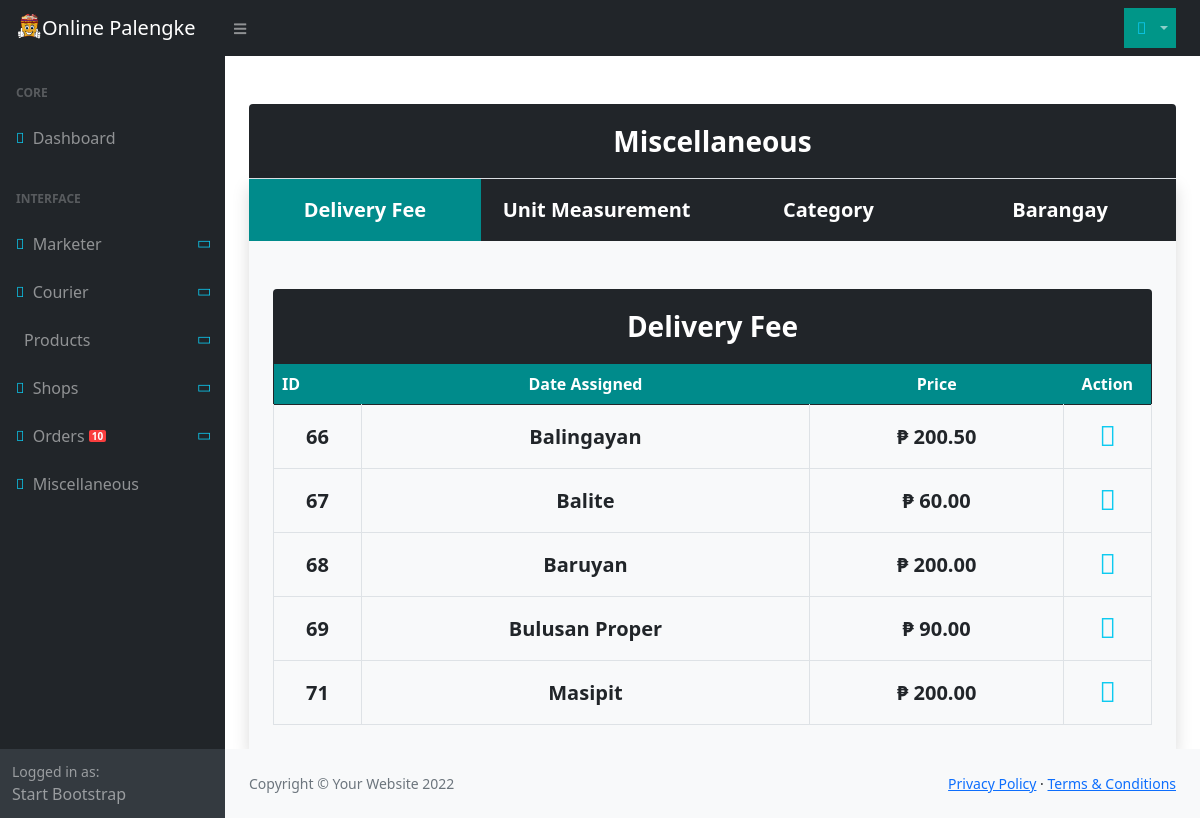
The app's page /Admin/Miscellaneous/delivery-fee (signed in) with its own data.
### tables this page shows
CREATE TABLE IF NOT EXISTS `tbl_barangay` (
  `brgy_id` int NOT NULL AUTO_INCREMENT,
  `brgy_name` varchar(30) NOT NULL,
  `delivery_fee` double NOT NULL,
  PRIMARY KEY (`brgy_id`)
);

### app/controllers/Admin.php (called while the page is built, shortened)
<?php
class Admin extends Controller
{
    public function __construct()
    {
        $this->call->helper(['form', 'alert']);
        $this->call->model('M_admin');
        $this->call->model('upload');
    }
    public function Miscellaneous($mode = ' ', $selected = 'all')
    {
        $data['transaction'] = $this->M_admin->notif_transaction();
        if (strtolower($mode) == 'delivery-fee') {
            $data['deliveryFees'] = $this->M_admin->getDeliveryFee();
            $this->call->view('admin/delivery-fee', $data);
        }
    }
}

### scheme/kernel/Router.php (called while the page is built, shortened)
<?php
class Router
{
	protected $uri_string = '';
	private $route = array();
	public function __construct() {
		$this->route = route_config();
	}
	public function remap_url($url, $route)
    {
        return $this->uri_string;
    }
	public function parse_url()
	{
		$this->uri_string = trim(str_replace($_SERVER['SCRIPT_NAME'], '', $_SERVER['PHP_SELF']), '/');
		$this->url = explode('/', $this->remap_url(filter_var($this->uri_string, FILTER_SANITIZE_URL), $this->route));
		return $this->url;
	}
	public function initiate()
	{
		$this->controller = config_item('default_controller');
		$this->method = config_item('default_method');
		$segments = $this->parse_url();
		if(isset($segments[0]) && !empty($segments[0]))
		{
			if($this->route['translate_uri_dashes'] == TRUE)
				$this->controller = str_replace('-', '_', ucfirst($segments[0]));
			else
				$this->controller = ucfirst($segments[0]);
		}
		if(isset($segments[1]) && !empty($segments[1]))
		{
			if($this->route['translate_uri_dashes'] == TRUE)
				$this->method = str_replace('-', '_', $segments[1]);
			else
				$this->method = $segments[1];
		}
		if(file_exists(APP_DIR . 'controllers/' . $this->controller . '.php'))
		{
			unset($segments[0]);
			if(method_exists($this->controller, $this->method))
				unset($segments[1]);
			else
				empty($this->route['404_override']) ? show_404() : show_404('', '', $this->route['404_override']);
			$this->params = $segments ? array_values($segments) : array();
			call_user_func_array([new $this->controller, $this->method], $this->params);
		} else {
			empty($this->route['404_override']) ? show_404() : show_404('', '', $this->route['404_override']);
		}
	}
}
?>

### scheme/kernel/LavaLust.php (called while the page is built, shortened)
<?php
require_once SYSTEM_DIR . 'kernel/Routine.php';
$router =& load_class('router', 'kernel');
require_once SYSTEM_DIR . 'kernel/Controller.php';
function &lava_instance()
{
  return Controller::instance();
}
$router->initiate();
?>

### index.php (called while the page is built, shortened)
<?php
require_once(SYSTEM_DIR . 'kernel/LavaLust.php');
?>

### scheme/database/Database.php (called while the page is built, shortened)
<?php
class Database {
    private $db = NULL;
    public function __construct($dbname = NULL)
    {
        if(is_null($dbname)) {
            $database_config = database_config()['main'];
        } else {
            if(isset(database_config()[$dbname])) {
                $database_config = database_config()[$dbname];
            } else {
                throw new PDOException('No active configuration for this database.');
            }
        }
        $this->driver = $database_config['driver'];
        $this->charset = $database_config['charset'];
        $this->dbost = $database_config['hostname'];
        $this->port = $database_config['port'];
        $this->dbname = $database_config['database'];
        $this->dbuser = $database_config['username'];
        $this->dbpass = $database_config['password'];
        $this->dsn = ''.$this->driver.':host=' . $this->dbost . ';dbname=' . $this->dbname . ';charset=' . $this->charset . ';port=' . $this->port;
        $options = array(
            PDO::ATTR_ERRMODE            => PDO::ERRMODE_EXCEPTION,
            PDO::ATTR_DEFAULT_FETCH_MODE => PDO::FETCH_ASSOC,
            PDO::ATTR_EMULATE_PREPARES   => false,
        );
        try {
            $this->db = new PDO($this->dsn, $this->dbuser, $this->dbpass, $options);
        } catch (Exception $e) {
            throw new PDOException($e->getMessage());
        }
    }
    public function raw($query, $args = [])
    {
        $query = trim($query);
        $this->bindValues = $args;
        if (strpos( strtoupper($query), "SELECT" ) === 0 ) {
            $stmt = $this->db->prepare($query);
            $stmt->execute($this->bindValues);
            return $stmt->fetchAll();
        }else{
            $stmt = $this->db->prepare($query);
            $stmt->execute($this->bindValues);
            return $stmt->rowCount();
        }
    }
}

### app/config/database.php (called while the page is built, shortened)
<?php
$database['main'] = array(
    'driver'	=> 'mysql',
    'hostname'	=> 'localhost',
    'port'		=> '3306',
    'username'	=> 'root',
    'password'	=> '',
    'database'	=> 'onlinepalengke_db',
    'charset'	=> 'utf8',
    'dbprefix'	=> '',
);
?>

### scheme/kernel/Routine.php (called while the page is built, shortened)
<?php
if ( ! function_exists('database_config'))
{
	function &database_config()
	{
		static $database;
		if ( file_exists(APP_DIR . 'config/database.php') )
		{
			require_once APP_DIR . 'config/database.php';
			if ( isset($database)  OR is_array($database) )
			{
				foreach( $database as $key => $val )
				{
					$database[$key] = $val;
				}
				return $database;
			}
		} else
			show_404('404 Not Found', 'The configuration file does not exist');
	}
}

### app/models/M_admin.php (called while the page is built, shortened)
<?php
class M_admin extends Model
{
   public function getDeliveryFee()
   {
      $qry = 'SELECT * FROM tbl_barangay ORDER BY brgy_name ASC';
      return $this->db->raw($qry);
   }
}

### scheme/kernel/Model.php (called while the page is built, shortened)
<?php
class Model {
    public function __get($key)
    {
        return lava_instance()->$key;
    }
}

### app/views/admin/delivery-fee.php (the view, shortened to what this page needs)
<!DOCTYPE html>
<html lang="en">
<head>
    <link rel="stylesheet" href="<?php echo BASE_URL . PUBLIC_DIR; ?>/css/admin/styles.css">
    <link rel="stylesheet" href="https://pro.fontawesome.com/releases/v5.10.0/css/all.css">
</head>
<body>
    <?php include 'nav-bar.php' ?>
    <div class="container px-4 pt-5">
        <div class="bg-dark text-white p-3 border-bottom text-center fs-3 fw-bold rounded-top">Miscellaneous</div>
        <div class="p-0 row m-0 text-center bg-dark text-white align-items-center fs-4 fw-bold shadow">
            <a class="btn btn-dark col p-3 fs-5 fw-bold border-0 rounded-0" style="background-color: darkcyan;" href="<?= BASE_URL . 'admin/miscellaneous/delivery-fee' ?>">Delivery Fee</a>
            <a class="btn btn-dark col p-3 fs-5 fw-bold border-0 rounded-0" href="<?= BASE_URL . 'admin/miscellaneous/unit-of-measure' ?>">Unit Measurement</a>
            <a class="btn btn-dark col p-3 fs-5 fw-bold border-0 rounded-0" href="<?= BASE_URL . 'admin/miscellaneous/category' ?>">Category</a>
            <a class="btn btn-dark col p-3 fs-5 fw-bold border-0 rounded-0" href="<?= BASE_URL . 'admin/miscellaneous/barangay' ?>">Barangay</a>
            <div class="col-12 bg-light text-black p-4 border-3 border-warning">
                <div class="fw-bold fs-4 text-white py-3 mt-4 bg-dark rounded-top d-flex justify-content-between">
                    <span class="fs-3 fw-bold">Delivery Fee</span>
                </div>
                <table class="table table-bordered table-hover m-0 pt-3 fw-normal fs-6 bg-light">
                    <thead class="border-0 text-white" style="background-color: darkcyan;">
                        <tr class="border-1 border-dark">
                            <th class="border-0 text-start" width="10%">ID</th>
                            <th class="border-0 text-center">Date Assigned</th>
                            <th class="border-0 text-center">Price</th>
                            <th class="border-0 text-center" width="10%">Action</th>
                        </tr>
                    </thead>
                    <tbody class=" border-top-0">
                        <?php if (count($data['deliveryFees']) == 0) { ?>
                            <tr>
                                <td colspan="100%" class="fs-5 fw-bolder bg-light">No price is set for now.</td>
                            </tr>
                        <?php } else { ?>
                            <?php foreach ($deliveryFees as $deliveryFee) { ?>
                                <tr class="align-middle">
                                    <td class="fw-bold fs-5"><?= htmlspecialchars($deliveryFee['brgy_id']) ?></td>
                                    <td class="fw-bold fs-5"><?= htmlspecialchars($deliveryFee['brgy_name']) ?></td>
                                    <td class="fw-bold fs-5"><?= '&#8369;&nbsp' . htmlspecialchars(number_format($deliveryFee['delivery_fee'], 2)) ?> </td>
                                    <td><a style="cursor: pointer;" class="nav-link" onclick="passData(this)" data-bs-toggle="modal" data-bs-target="#updatePrice"><i class="fad fa-pen-square text-info fs-3"></i></a></td>
                                </tr>
                            <?php } ?>
                        <?php } ?>
                    </tbody>
                </table>
            </div>
        </div>
    </div>
    <?php include 'footer.php' ?>
</body>
</html>

### records on screen
tbl_barangay: brgy_id "66", brgy_name "Balingayan", delivery_fee "200.50"
tbl_barangay: brgy_id "67", brgy_name "Balite", delivery_fee "60.00"
tbl_barangay: brgy_id "68", brgy_name "Baruyan", delivery_fee "200.00"
tbl_barangay: brgy_id "69", brgy_name "Bulusan Proper", delivery_fee "90.00"
tbl_barangay: brgy_id "71", brgy_name "Masipit", delivery_fee "200.00"
